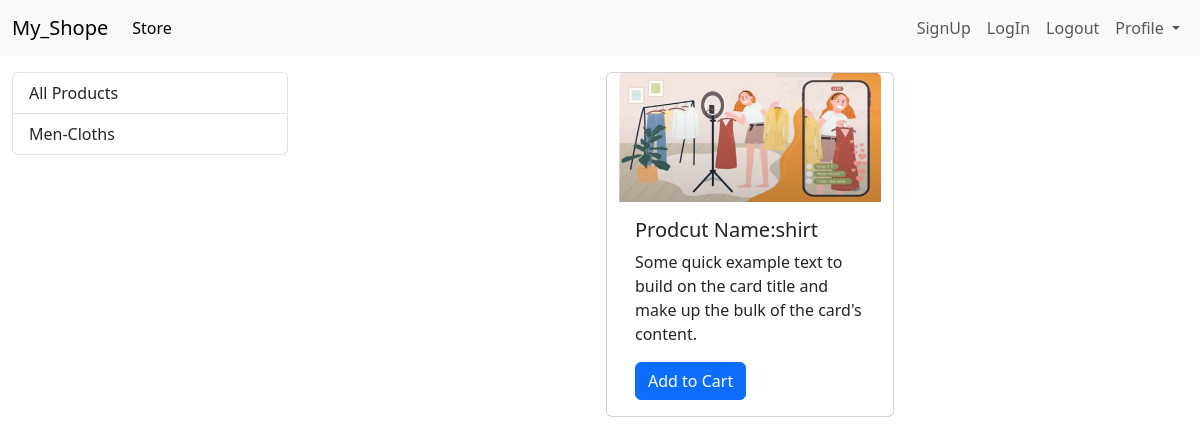
/?category=1, run on an earlier commit of the app's database.
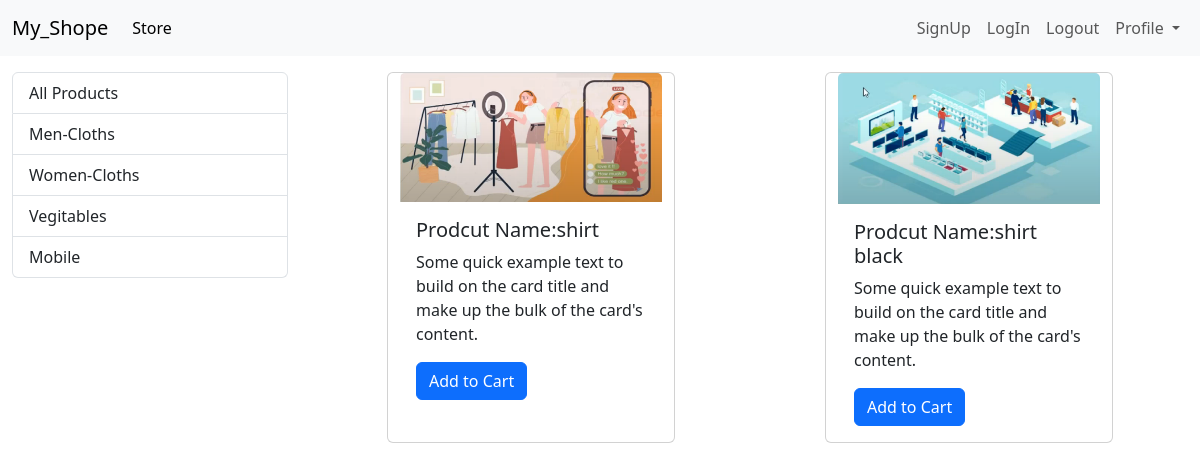
And on a later commit of the database.
### store/models/category.py (models this page shows, shortened)
class Category(models.Model):
    name=models.CharField(max_length=50)
    @staticmethod
    def get_all_category():
        return Category.objects.all()

### store/models/products.py (models this page shows, shortened)
class Products(models.Model):
    product_name=models.CharField(max_length=50)
    pro_des=models.CharField(max_length=250 ,default="")
    pro_price=models.IntegerField(default=0)
    pro_img=models.ImageField(upload_to="uploaded/products/")
    category=models.ForeignKey(to=Category,on_delete=models.RESTRICT,)
    @staticmethod
    def get_all_produts_by_categoryid(categoryID):
        if categoryID:
            return Products.objects.filter(category=categoryID)
        else:
            return Products.objects.all()

### store/views.py (the view)
# urls.py: path('', views.index,name='index'),
def index(request):
    products=None
    categories=Category.get_all_category()
    categoryID=request.GET.get('category')
    if categoryID:
        products=Products.get_all_produts_by_categoryid(categoryID)
    else:
        products=Products.get_all_produts()
    data={'products':products,'categories':categories}
    return render(request,"index.html",data)

### templates/index.html
{% extends "base.html" %} {% block title %}My_store{% endblock title %}
{% block content %}
<div class="container-fluid mt-3">
  <div class="row">
    <div class="col-lg-3">
      <div class="list-group">
          <a href="/" class="list-group-item">All Products</a>
          {% for category in categories  %}
          <a href="?category={{category.id}}" class="list-group-item">{{category.name}}</a>
          {% endfor %}
      </div>
    </div>
    <div id="product" class="col-lg-9">
      <div class="row mx-auto">
        {% for product in products %}
        <div class="card mx-auto mb-3" style="width: 18rem">
          <img src="{{product.pro_img.url}}" class="card-img-top" alt="..." />
          <div class="card-body">
            <h5 class="card-title">Prodcut Name:{{product.product_name}}</h5>
            <p class="card-text">
              Some quick example text to build on the card title and make up the
              bulk of the card's content.
            </p>
            <a href="/#" class="btn btn-primary">Add to Cart</a>
          </div>
        </div>
        {% endfor %}
      </div>
    </div>
  </div>
</div>
{% endblock content %}

What changed in the data, as far as the page shows it:
added Category: name "Women-Cloths"
added Category: name "Vegitables"
added Category: name "Mobile"
added Products: pro_img (picture), product_name "shirt black"
